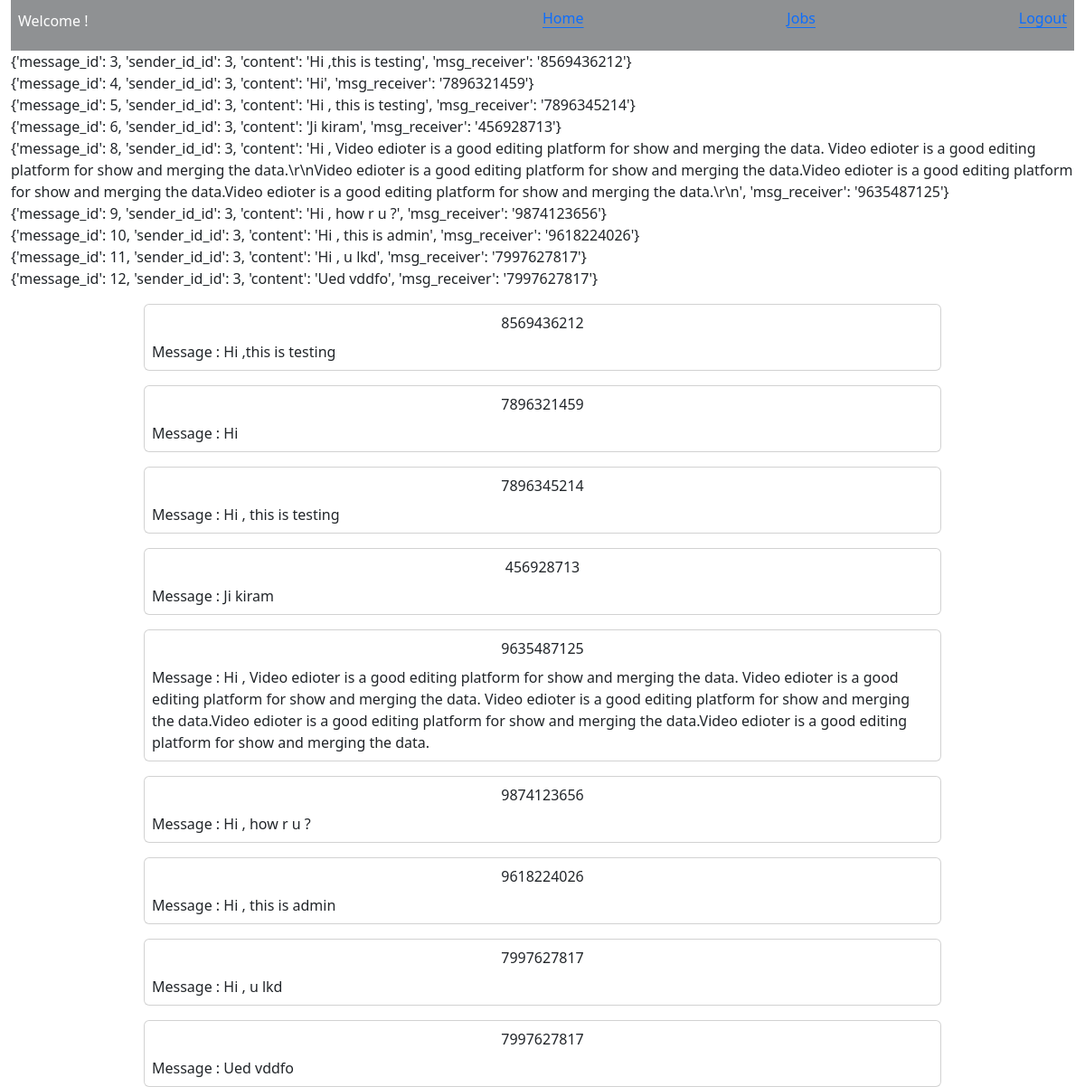
Page /user-chat/3/ on the earlier database version.
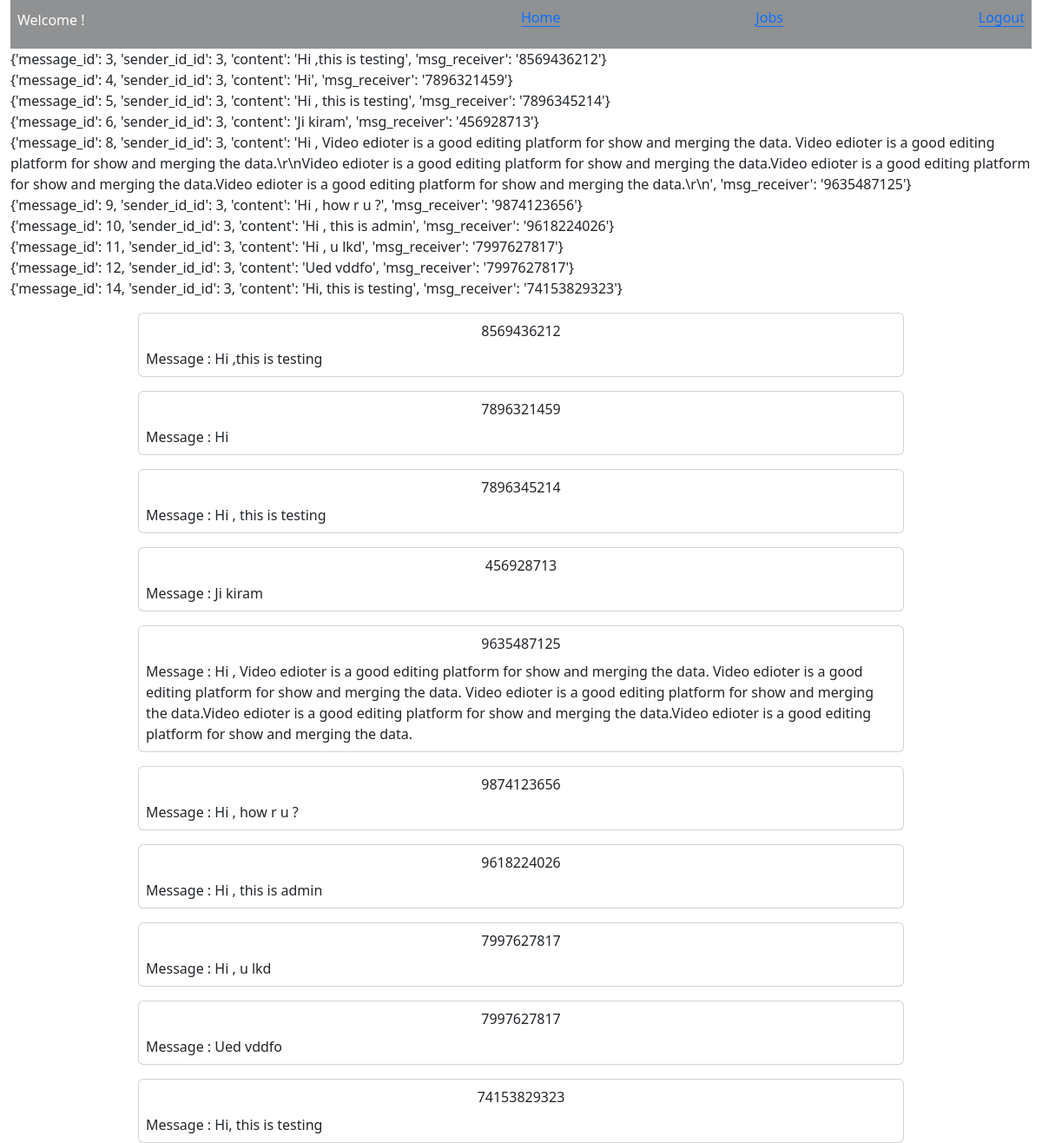
Same page on the later database version.
### business/models.py (models this page shows, shortened)
class Chat(models.Model):
    message_id = models.AutoField(primary_key=True)
    sender_id = models.ForeignKey(User, on_delete=models.CASCADE)
    content = models.TextField(max_length=255)
    msg_receiver = models.CharField(max_length=60)

### business/views.py (the view)
# urls.py: path('user-chat/<int:user_id>/', display_other_chat, name="othermessages"),
def display_other_chat(request, user_id):
    chat = Chat.objects.filter(sender_id=user_id).values()
    return render(request, "anotherchat.html", {"messages": chat})

### business/templates/anotherchat.html (shortened to what this page needs)
{% extends "base.html" %}
{% block name %}
    Welcome {{ user.username}}!
{% endblock  %}
{% block content %}
    <div class="w-sm-75 w-75">
    {% for message in messages %}
        <div class="card mt-3 p-2">
            <p class="card-title text-center">{{ message.msg_receiver}}</p>
            <p class="card-text"><bold class="link-underline-secondary">Message : </bold>{{ message.content }}</p>
        </div>
    {% endfor %}
    </div>
{% endblock  %}

### business/templates/base.html (shortened to what this page needs)
<!DOCTYPE HTML>
<html lang="en">
    <head>
        <link href="https://cdn.jsdelivr.net/npm/bootstrap@5.3.0/dist/css/bootstrap.min.css" rel="stylesheet">
    </head>
    <body class="container-fluid m-0">
        {% load bootstrap5 %}
        <nav class="d-flex flex-row justify-content-between align-items-center bg-dark p-2 bg-opacity-50 text-white text-center w-auto">
            <h6 class="navbar-brand align-sm-self-flex-start">{% block name %}{% endblock %}</h6>
            <div class="d-flex flex-column flex-sm-column flex-md-row justify-content-between align-items-center w-50">
                <p class="link-light link-offset-2 link-underline-opacity-25 link-underline-opacity-100-hover"><a href="{% url 'profile' %}">Home</a></p>
                <p class="link-light link-offset-2 link-underline-opacity-25 link-underline-opacity-100-hover"><a href="{% url 'jobs' %}">Jobs</a></p>
                <p class="link-light link-offset-2 link-underline-opacity-25 link-underline-opacity-100-hover"><a href="{% url 'logout' %}">Logout</a></p>
            </div>
        </nav>
        <main class="d-flex flex-column justify-content-center align-items-center w-90">
            {% if messages %}
            <div id="messageContainers" class="w-auto">
                {% for message in messages %}
                    <div {% if message.tags %}class="alert alert-{{message.tags}}"{% endif %} role="alert">{{ message }}</div>
                {% endfor %}
            </div>
            {% endif %}
            {% block content %}
            {% endblock %}
        </main>
    </body>
</html>

Differences in the rows shown:
added Chat: message "{'message_id': 14, 'sender_id_id': 3, 'content': 'Hi, this is testing', 'msg_receiver': '74153829323'}", msg_receiver "74153829323", content "Hi, this is testing"
